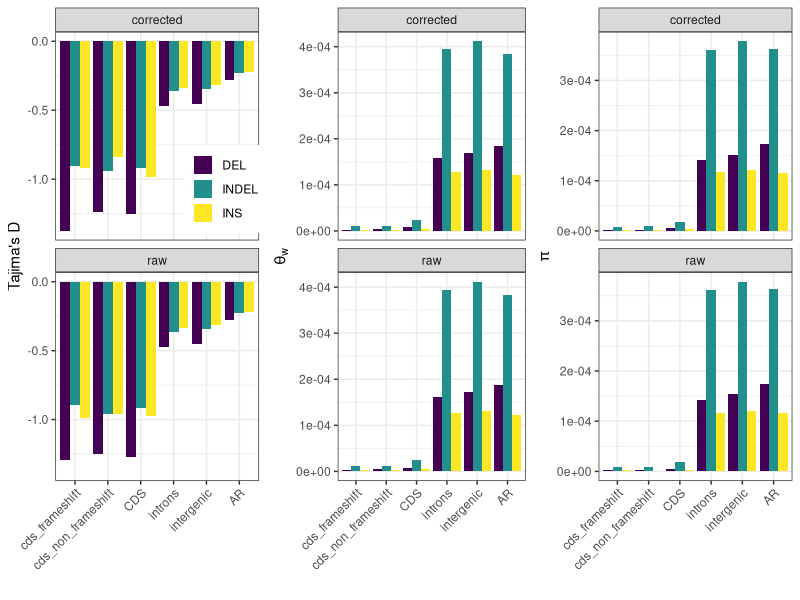

The R script that drew this image:
library(ggplot2)
library(gridExtra)
library(dplyr)
library(viridis)

summary_data = read.delim('bgi10_stats.txt', na=0)
summary_data_sfs_correct = read.delim('bgi10_stats_sfs_corrected.txt', na=0)

summary_data$sfs = 'raw'
summary_data_sfs_correct$sfs = 'corrected'

all_sum = rbind(summary_data, summary_data_sfs_correct)

call_data = read.delim('bgi10_call.txt')

all_data = dplyr::left_join(all_sum, call_data, by=c('category', 'variation'))

all_data$tw_per_site = all_data$theta_w / all_data$call
all_data$pi_per_site = all_data$pi / all_data$call

str(all_data)

write.csv(all_data, 'bgi10_summary_stats.csv', row.names=FALSE)

all_data = subset(all_data, category != 'noncoding_noUCNEs'
  & category != 'UCNE' & category != 'ALL'
  & category != 'noncoding')
#
# all_data$category = factor(all_data$category,
#   levels=rev(c('cds_frameshift', 'cds_non_frameshift', 'CDS', '0fold', 'nonsense', '4fold', 'introns', 'intergenic', 'AR')))
#

indel_data = subset(all_data, variation!='SNP' & category!='0fold' & category!='4fold' & category!='nonsense')
snp_data = subset(all_data, variation=='SNP' & category!='cds_frameshift' & category!='cds_non_frameshift')
str(snp_data)
filtered_data = rbind(indel_data, snp_data)

indel_data$category = factor(indel_data$category, levels=c('cds_frameshift', 'cds_non_frameshift', 'CDS',
                                                           'introns', 'intergenic', 'AR'))

# theta_w
tw = ggplot(indel_data, aes(x=category, y=tw_per_site, fill=variation))+
  geom_bar(stat='identity', position = position_dodge(width=0.9), size = 2) +
  theme_bw() +
  facet_wrap(~sfs, ncol=1) +
  xlab('')  + ylab(expression(theta[w])) +
  theme(legend.title=element_blank(), legend.position='none',
  axis.text.x=element_text(angle=45, hjust=1)) +
  scale_fill_viridis(discrete=T)

# pi
pi = ggplot(indel_data, aes(x=category, y=pi_per_site, fill=variation))+
  geom_bar(stat='identity', position = position_dodge(width=0.9), size = 2) +
  theme_bw() +
  facet_wrap(~sfs, ncol=1) +
  xlab('')  + ylab(expression(pi)) +
  theme(legend.title=element_blank(), legend.position='none',
  axis.text.x=element_text(angle=45, hjust=1)) +
  scale_fill_viridis(discrete=T)

# tajD
tajd = ggplot(indel_data, aes(x=category, y=tajD, fill=variation))+
  geom_bar(stat='identity', position = position_dodge(width=0.9), size = 2) +
  theme_bw() +
  facet_wrap(~sfs, ncol=1) +
  xlab('')  + ylab("Tajima's D") +
  #ylim(-1.3, -0.2) +
  theme(legend.title=element_blank(), legend.position=c(0.83, 0.65),
  axis.text.x=element_text(angle=45, hjust=1)) +
  scale_fill_viridis(discrete=T)
#
# # pdf(file='gt_summary_stats.pdf', width=9, height=3)
# #
# # grid.arrange(tajd, tw, pi, nrow=1)
# #
# # dev.off()
#
# # pdf(file='gt_tajd.pdf', width=3, height=3)
# #
# # tajd
# #
# # dev.off()
#
png(file='gt_summary_stats.png', width=9, height=6, units='in', res=360)

grid.arrange(tajd, tw, pi, nrow=1)

dev.off()
